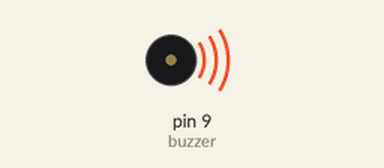
Simulated run of this sketch. Board: Arduino Uno, built with avr-gcc and run on an emulated ATmega328P. On the bench: buzzer (waves = sounding).

Above: at 0.5 s.
Timing chart, 0 to 4.6 s (numbered marks = the images above):
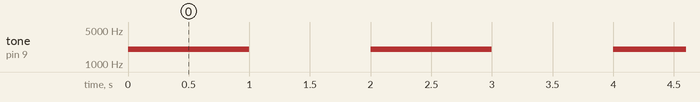

Measured:
- by itself, tone on pin 9 (buzzer): alternates 2000 Hz for 1.0 s and silent for 1.0 s

The sketch:

sketch_apr18a.ino
```cpp
const int buzzer = 9; //buzzer to arduino pin 9


void setup(){

  //pinMode(buzzer, OUTPUT); // Set buzzer - pin 9 as an output

}

void loop(){

  tone(buzzer, 2000); // Send 1KHz sound signal...
  delay(1000);        // ...for 1 sec
  noTone(buzzer);     // Stop sound...
  delay(1000);        // ...for 1sec

}
```
